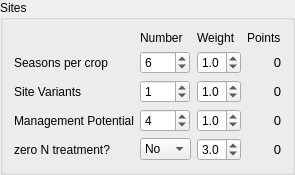
           <widget class="QGroupBox" name="gbxSeasonsSites">
            <property name="title">
             <string>Sites</string>
            </property>
            <layout class="QGridLayout" name="gridLayout_37">
             <item row="0" column="2">
              <widget class="QLabel" name="lblSeasonsSitesNumber">
               <property name="sizePolicy">
                <sizepolicy hsizetype="Preferred" vsizetype="Fixed">
                 <horstretch>0</horstretch>
                 <verstretch>0</verstretch>
                </sizepolicy>
               </property>
               <property name="font">
                <font>
                 <pointsize>9</pointsize>
                </font>
               </property>
               <property name="text">
                <string>Number</string>
               </property>
              </widget>
             </item>
             <item row="0" column="3">
              <widget class="QLabel" name="lblSeasonsSitesWeight">
               <property name="font">
                <font>
                 <pointsize>9</pointsize>
                </font>
               </property>
               <property name="text">
                <string>Weight</string>
               </property>
              </widget>
             </item>
             <item row="1" column="0" colspan="2">
              <widget class="QLabel" name="lblSeasonsSitesSeasonsPerCrop">
               <property name="font">
                <font>
                 <pointsize>9</pointsize>
                </font>
               </property>
               <property name="text">
                <string>Seasons per crop</string>
               </property>
              </widget>
             </item>
             <item row="1" column="2">
              <widget class="QSpinBox" name="sbSeasonsSitesSeasonsPerCropNumber">
               <property name="sizePolicy">
                <sizepolicy hsizetype="Minimum" vsizetype="Fixed">
                 <horstretch>0</horstretch>
                 <verstretch>0</verstretch>
                </sizepolicy>
               </property>
               <property name="maximumSize">
                <size>
                 <width>50</width>
                 <height>16777215</height>
                </size>
               </property>
               <property name="toolTip">
                <string>&lt;html&gt;&lt;head/&gt;&lt;body&gt;&lt;p&gt;Number of observations&lt;/p&gt;&lt;/body&gt;&lt;/html&gt;</string>
               </property>
               <property name="minimum">
                <number>-1000</number>
               </property>
               <property name="maximum">
                <number>1000</number>
               </property>
               <property name="value">
                <number>6</number>
               </property>
              </widget>
             </item>
             <item row="1" column="3">
              <widget class="QDoubleSpinBox" name="dsbSeasonsSitesSeasonsPerCropWeight">
               <property name="maximumSize">
                <size>
                 <width>60</width>
                 <height>16777215</height>
                </size>
               </property>
               <property name="decimals">
                <number>1</number>
               </property>
               <property name="maximum">
                <double>5.000000000000000</double>
               </property>
               <property name="singleStep">
                <double>0.500000000000000</double>
               </property>
               <property name="value">
                <double>1.000000000000000</double>
               </property>
              </widget>
             </item>
             <item row="1" column="4">
              <widget class="QLabel" name="lblSeasonsPerCropRatingSeasons">
               <property name="font">
                <font>
                 <pointsize>10</pointsize>
                </font>
               </property>
               <property name="toolTip">
                <string>&lt;html&gt;&lt;head/&gt;&lt;body&gt;&lt;p&gt;&lt;img src=&quot;:/Images/Resources/MAD_Weather1a.png&quot;/&gt;&lt;/p&gt;&lt;/body&gt;&lt;/html&gt;</string>
               </property>
               <property name="text">
                <string>0</string>
               </property>
               <property name="alignment">
                <set>Qt::AlignRight|Qt::AlignTrailing|Qt::AlignVCenter</set>
               </property>
              </widget>
             </item>
             <item row="2" column="0" colspan="2">
              <widget class="QLabel" name="lblSeasonsSitesSiteVariants">
               <property name="font">
                <font>
                 <pointsize>9</pointsize>
                </font>
               </property>
               <property name="toolTip">
                <string>&lt;html&gt;&lt;head/&gt;&lt;body&gt;&lt;p&gt;soils, hydrology, etc&lt;/p&gt;&lt;/body&gt;&lt;/html&gt;</string>
               </property>
               <property name="text">
                <string>Site Variants</string>
               </property>
              </widget>
             </item>
             <item row="2" column="2">
              <widget class="QSpinBox" name="sbSeasonsSitesSiteVariantsNumber">
               <property name="sizePolicy">
                <sizepolicy hsizetype="Minimum" vsizetype="Fixed">
                 <horstretch>0</horstretch>
                 <verstretch>0</verstretch>
                </sizepolicy>
               </property>
               <property name="maximumSize">
                <size>
                 <width>50</width>
                 <height>16777215</height>
                </size>
               </property>
               <property name="toolTip">
                <string>&lt;html&gt;&lt;head/&gt;&lt;body&gt;&lt;p&gt;soils, hydrology, etc&lt;/p&gt;&lt;/body&gt;&lt;/html&gt;</string>
               </property>
               <property name="value">
                <number>1</number>
               </property>
              </widget>
             </item>
             <item row="2" column="3">
              <widget class="QDoubleSpinBox" name="dsbSeasonsSitesSiteVariantsWeight">
               <property name="maximumSize">
                <size>
                 <width>60</width>
                 <height>16777215</height>
                </size>
               </property>
               <property name="decimals">
                <number>1</number>
               </property>
               <property name="maximum">
                <double>5.000000000000000</double>
               </property>
               <property name="singleStep">
                <double>0.500000000000000</double>
               </property>
               <property name="value">
                <double>1.000000000000000</double>
               </property>
              </widget>
             </item>
             <item row="2" column="4">
              <widget class="QLabel" name="lblSiteVariantsRatingSeasons">
               <property name="font">
                <font>
                 <pointsize>10</pointsize>
                </font>
               </property>
               <property name="toolTip">
                <string>&lt;html&gt;&lt;head/&gt;&lt;body&gt;&lt;p&gt;&lt;img src=&quot;:/Images/Resources/MAD_Weather1a.png&quot;/&gt;&lt;/p&gt;&lt;/body&gt;&lt;/html&gt;</string>
               </property>
               <property name="text">
                <string>0</string>
               </property>
               <property name="alignment">
                <set>Qt::AlignRight|Qt::AlignTrailing|Qt::AlignVCenter</set>
               </property>
              </widget>
             </item>
             <item row="3" column="0" colspan="2">
              <widget class="QLabel" name="lblSeasonsSitesMgmtPotential">
               <property name="font">
                <font>
                 <pointsize>9</pointsize>
                </font>
               </property>
               <property name="toolTip">
                <string>&lt;html&gt;&lt;head/&gt;&lt;body&gt;&lt;p&gt;1 limited - 5 optimum&lt;/p&gt;&lt;/body&gt;&lt;/html&gt;</string>
               </property>
               <property name="text">
                <string>Management Potential</string>
               </property>
              </widget>
             </item>
             <item row="3" column="2">
              <widget class="QSpinBox" name="sbSeasonsSitesMgmtPotentialNumber">
               <property name="sizePolicy">
                <sizepolicy hsizetype="Minimum" vsizetype="Fixed">
                 <horstretch>0</horstretch>
                 <verstretch>0</verstretch>
                </sizepolicy>
               </property>
               <property name="maximumSize">
                <size>
                 <width>50</width>
                 <height>16777215</height>
                </size>
               </property>
               <property name="toolTip">
                <string>&lt;html&gt;&lt;head/&gt;&lt;body&gt;&lt;p&gt;1 limited - 5 optimum&lt;/p&gt;&lt;/body&gt;&lt;/html&gt;</string>
               </property>
               <property name="value">
                <number>4</number>
               </property>
              </widget>
             </item>
             <item row="3" column="3">
              <widget class="QDoubleSpinBox" name="dsbSeasonsSitesMgmtPotentialWeight">
               <property name="maximumSize">
                <size>
                 <width>60</width>
                 <height>16777215</height>
                </size>
               </property>
               <property name="decimals">
                <number>1</number>
               </property>
               <property name="maximum">
                <double>5.000000000000000</double>
               </property>
               <property name="singleStep">
                <double>0.500000000000000</double>
               </property>
               <property name="value">
                <double>1.000000000000000</double>
               </property>
              </widget>
             </item>
             <item row="3" column="4">
              <widget class="QLabel" name="lblMgmtPotentialRatingSeasons">
               <property name="font">
                <font>
                 <pointsize>10</pointsize>
                </font>
               </property>
               <property name="toolTip">
                <string>&lt;html&gt;&lt;head/&gt;&lt;body&gt;&lt;p&gt;&lt;img src=&quot;:/Images/Resources/MAD_Weather1a.png&quot;/&gt;&lt;/p&gt;&lt;/body&gt;&lt;/html&gt;</string>
               </property>
               <property name="text">
                <string>0</string>
               </property>
               <property name="alignment">
                <set>Qt::AlignRight|Qt::AlignTrailing|Qt::AlignVCenter</set>
               </property>
              </widget>
             </item>
             <item row="4" column="0" colspan="2">
              <widget class="QLabel" name="lblSeasonsSitesZeroNTreatment">
               <property name="font">
                <font>
                 <pointsize>9</pointsize>
                </font>
               </property>
               <property name="text">
                <string>zero N treatment?</string>
               </property>
              </widget>
             </item>
             <item row="4" column="2">
              <widget class="QComboBox" name="cbSeasonsSitesZeroNTreatment">
               <property name="sizePolicy">
                <sizepolicy hsizetype="Fixed" vsizetype="Fixed">
                 <horstretch>0</horstretch>
                 <verstretch>0</verstretch>
                </sizepolicy>
               </property>
               <property name="maximumSize">
                <size>
                 <width>55</width>
                 <height>16777215</height>
                </size>
               </property>
               <item>
                <property name="text">
                 <string>No</string>
                </property>
               </item>
               <item>
                <property name="text">
                 <string>Yes</string>
                </property>
               </item>
              </widget>
             </item>
             <item row="4" column="3">
              <widget class="QDoubleSpinBox" name="dsbSeasonsSitesZeroNTreatment">
               <property name="maximumSize">
                <size>
                 <width>60</width>
                 <height>16777215</height>
                </size>
               </property>
               <property name="decimals">
                <number>1</number>
               </property>
               <property name="maximum">
                <double>5.000000000000000</double>
               </property>
               <property name="singleStep">
                <double>0.500000000000000</double>
               </property>
               <property name="value">
                <double>3.000000000000000</double>
               </property>
              </widget>
             </item>
             <item row="4" column="4">
              <widget class="QLabel" name="lblZeroNTreatmentRatingSeasons">
               <property name="font">
                <font>
                 <pointsize>10</pointsize>
                </font>
               </property>
               <property name="toolTip">
                <string>&lt;html&gt;&lt;head/&gt;&lt;body&gt;&lt;p&gt;&lt;img src=&quot;:/Images/Resources/MAD_Weather1a.png&quot;/&gt;&lt;/p&gt;&lt;/body&gt;&lt;/html&gt;</string>
               </property>
               <property name="text">
                <string>0</string>
               </property>
               <property name="alignment">
                <set>Qt::AlignRight|Qt::AlignTrailing|Qt::AlignVCenter</set>
               </property>
              </widget>
             </item>
             <item row="0" column="4">
              <widget class="QLabel" name="lblSeasonsSitesTotal">
               <property name="font">
                <font>
                 <pointsize>9</pointsize>
                </font>
               </property>
               <property name="text">
                <string>Points</string>
               </property>
              </widget>
             </item>
            </layout>
           </widget>
